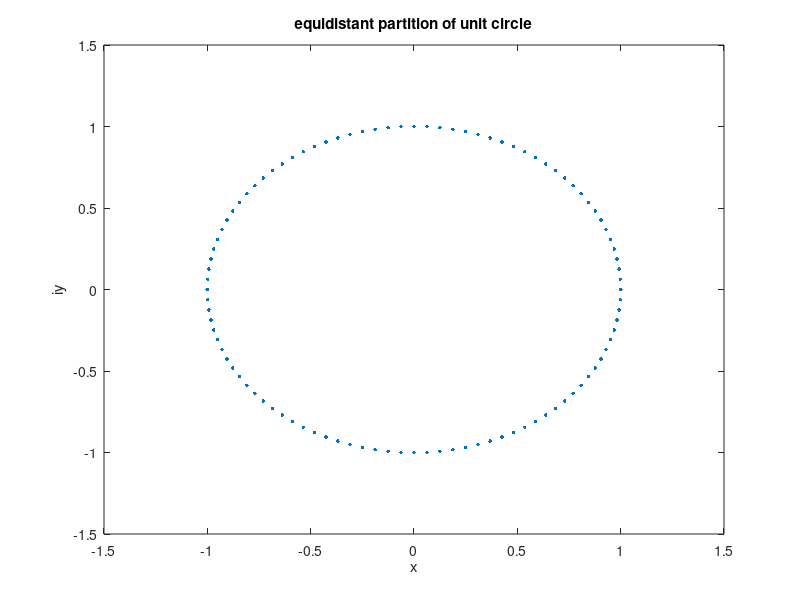

MATLAB code to generate this figure:
a=3;
b=5;
eps=0.1;

set(0,'DefaultFigureVisible','on')




% [X,Y] = meshgrid(-10:0.1:10,-10:0.1:10);
% Z = imag(master_laplace_fcn(X+1i.*Y,a,b,125,eps));
% Z(:,145:201) = 0;
% figure
% colormap('autumn');
% surf(X,Y,Z)
% xlabel('x')
% ylabel('iy')
% zlabel('imaginary part')


% Years = [2004,1970,2004,1979,1978,2007,1974,1982,1984,1976,1995,1968,1966,1966,1979,1979,1975,1981,1966,1966,1986,1970,1978,1999,1982,1970,2007,1981,2008,1975,1969,1981,2004,2011,1982,1968,1984,1964,2006,2006,1968,1987,2009,1957,1983,1984,2000,2008,2013,1972,1971,1971,1976,1972,1994,1999,1993,1988,2002,1982,1992,1966];
% 
% figure
% histogram(Years,10,'FaceColor','b')
% xlabel('year')
% ylabel('number of papers')
% title('highly cited papers on numerical ILT by decade')
% print('paper_hist','-djpeg')



n = 100;

dt = 0:pi/50:(2*pi-pi/50);

Theta = exp(1i.*dt);

figure
plot(Theta,'.','MarkerSize',8)
axis([-1.5 1.5 -1.5 1.5])
xlabel('x')
ylabel('iy')
title('equidistant partition of unit circle')












